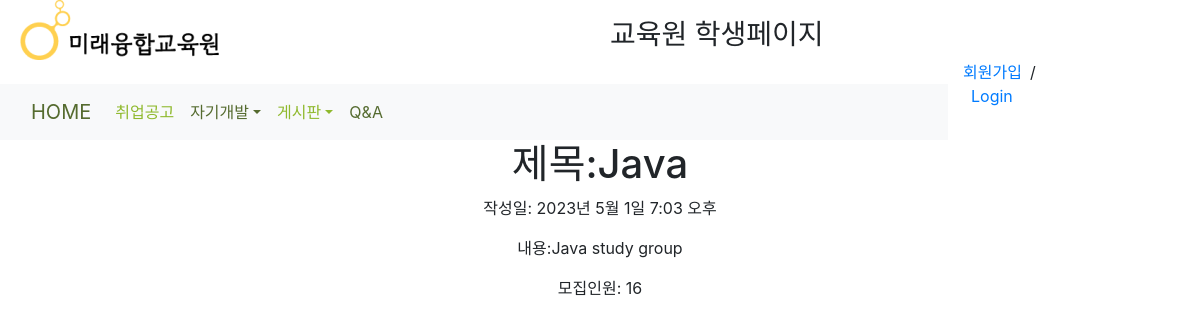
The app's page /study/detail/2 with its own data.
### study/models.py (models this page shows, shortened)
class study(models.Model):
    title = models.CharField(max_length=40, null=True)
    content = models.TextField()
    user = models.ForeignKey(User, on_delete=models.CASCADE, null=True)
    date = models.DateTimeField(default=now)
    people = models.IntegerField()

### study/views.py (the view)
# urls.py: path('detail/<int:pk>', views.studyDetail.as_view(), name='studydetail'),
class studyDetail(DetailView):
    model = study
    fields = ['title', 'content', 'date']
    template_name = 'study/study_detail.html'
    context_object_name = 'study'

### study/templates/study/study_detail.html
{% extends "base.html" %}
{% load static %}
{% block explain_contents %}
  <div class="container">
    <h1>제목:{{ study.title }}</h1>
    <p>작성일: {{ study.date }}</p>
    <p>내용:{{ study.content }}</p>
    <p>모집인원: {{ study.people }}</p>
  </div>
{% endblock explain_contents %}

### records on screen
study: title "Java", date "2023년 5월 1일 7:03 오후", content "Java study group", people "16"
